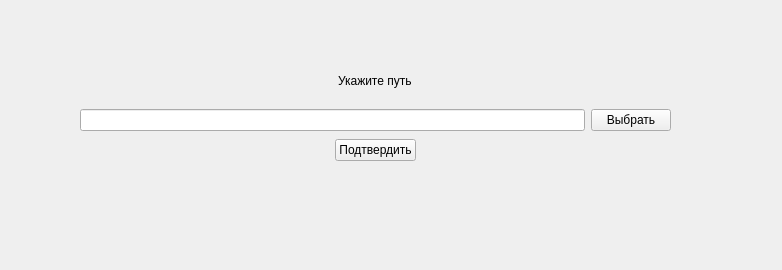
<?xml version="1.0" encoding="UTF-8"?>
<ui version="4.0">
 <class>FileSaving</class>
 <widget class="QDialog" name="FileSaving">
  <property name="geometry">
   <rect>
    <x>0</x>
    <y>0</y>
    <width>782</width>
    <height>270</height>
   </rect>
  </property>
  <property name="windowTitle">
   <string>Dialog</string>
  </property>
  <widget class="QWidget" name="gridLayoutWidget">
   <property name="geometry">
    <rect>
     <x>80</x>
     <y>60</y>
     <width>591</width>
     <height>151</height>
    </rect>
   </property>
   <layout class="QGridLayout" name="gridLayout">
    <property name="verticalSpacing">
     <number>7</number>
    </property>
    <item row="1" column="2">
     <widget class="QPushButton" name="ChooseButton">
      <property name="sizePolicy">
       <sizepolicy hsizetype="Minimum" vsizetype="Fixed">
        <horstretch>0</horstretch>
        <verstretch>0</verstretch>
       </sizepolicy>
      </property>
      <property name="text">
       <string>Выбрать</string>
      </property>
      <property name="autoDefault">
       <bool>false</bool>
      </property>
     </widget>
    </item>
    <item row="1" column="1">
     <widget class="QLineEdit" name="lineEdit"/>
    </item>
    <item row="2" column="1" colspan="2" alignment="Qt::AlignmentFlag::AlignHCenter">
     <widget class="QPushButton" name="AcceptButton">
      <property name="sizePolicy">
       <sizepolicy hsizetype="Minimum" vsizetype="Fixed">
        <horstretch>0</horstretch>
        <verstretch>0</verstretch>
       </sizepolicy>
      </property>
      <property name="styleSheet">
       <string notr="true">font: 10pt &quot;Segoe UI&quot;;</string>
      </property>
      <property name="text">
       <string>Подтвердить</string>
      </property>
      <property name="autoDefault">
       <bool>false</bool>
      </property>
     </widget>
    </item>
    <item row="3" column="1" colspan="2">
     <layout class="QVBoxLayout" name="verticalLayout">
      <item alignment="Qt::AlignmentFlag::AlignHCenter">
       <widget class="QLabel" name="label_2">
        <property name="maximumSize">
         <size>
          <width>16777215</width>
          <height>40</height>
         </size>
        </property>
        <property name="text">
         <string/>
        </property>
       </widget>
      </item>
     </layout>
    </item>
    <item row="0" column="1" colspan="2" alignment="Qt::AlignmentFlag::AlignHCenter">
     <widget class="QLabel" name="label">
      <property name="maximumSize">
       <size>
        <width>16777215</width>
        <height>40</height>
       </size>
      </property>
      <property name="styleSheet">
       <string notr="true">font: 700 16pt &quot;Segoe UI&quot;;</string>
      </property>
      <property name="text">
       <string>Укажите путь</string>
      </property>
     </widget>
    </item>
   </layout>
  </widget>
 </widget>
 <resources/>
 <connections/>
</ui>
